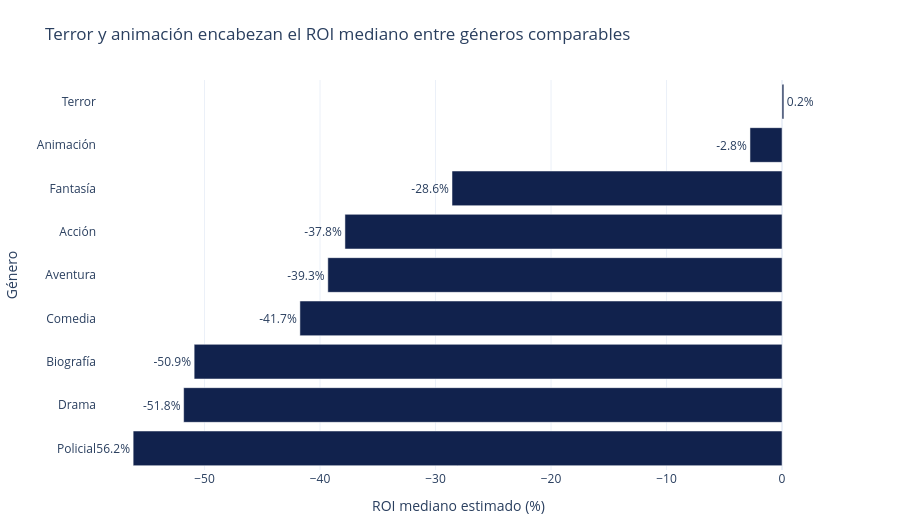

This figure's notebook cell:
### Markdown cell above
## 4.3 Retorno mediano por género

Cada barra muestra el ROI mediano de un género: las barras a la izquierda de 0 % indican que su película típica tuvo un retorno estimado negativo. Ordenamos por valor, no por nombre, y mostramos solo géneros con al menos 30 películas para no destacar resultados basados en muy pocos casos. Al pasar el cursor se ven el tamaño del grupo, su frecuencia de fracaso según 2,5× y el ROI medio de su peor decil; la mediana sola no resume todo el riesgo.

### Code cell
generos_grafico = comparables.sort_values('roi_mediano_pct')

figura_generos = px.bar(
    generos_grafico, x='roi_mediano_pct', y='genero',
    orientation='h', text='roi_mediano_pct',
    hover_data=['peliculas','fracaso_pct','roi_peor_decil_pct'],
    color_discrete_sequence=[AZUL_GRAFICO],
    labels={'roi_mediano_pct':'ROI mediano estimado (%)',
            'genero':'Género',
            'peliculas':'Películas',
            'fracaso_pct':'Fracaso según 2,5× (%)',
            'roi_peor_decil_pct':'ROI medio del peor decil (%)'},
    title='Terror y animación encabezan el ROI mediano entre géneros comparables')
figura_generos.update_traces(texttemplate='%{text:.1f}%',
                             textposition='outside')
figura_generos.update_layout(height=530,
                             margin={'l':90,'r':80,'t':80,'b':60})
figura_generos.show()

print('Géneros mostrados:', len(generos_grafico),
      '| mínimo por género:', MIN_PELICULAS_COMPARABLES)

### Figure 1 — Plotly figure (JSON) as saved in the notebook; plotly's stock layout.template omitted (floating-point values rounded to 4 significant figures)
{"data": [{"customdata": [[384.0, 71.09, -97.26], [829.0, 65.02, -97.96], [306.0, 68.3, -95.56], [1405.0, 62.85, -95.68], [317.0, 61.51, -96.35], [1377.0, 62.82, -93.18], [42.0, 57.14, -96.06], [272.0, 41.91, -89.08], [236.0, 42.8, -92.81]], "hovertemplate": "ROI mediano estimado (%)=%{text}<br>Género=%{y}<br>Películas=%{customdata[0]}<br>Fracaso según 2,5× (%)=%{customdata[1]}<br>ROI medio del peor decil (%)=%{customdata[2]}<extra></extra>", "legendgroup": "", "marker": {"color": "#11224D", "pattern": {"shape": ""}}, "name": "", "orientation": "h", "showlegend": false, "text": [-56.18, -51.81, -50.9, -41.74, -39.32, -37.84, -28.57, -2.778, 0.1551], "textposition": "outside", "texttemplate": "%{text:.1f}%", "type": "bar", "x": [-56.18, -51.81, -50.9, -41.74, -39.32, -37.84, -28.57, -2.778, 0.1551], "xaxis": "x", "y": ["Policial", "Drama", "Biografía", "Comedia", "Aventura", "Acción", "Fantasía", "Animación", "Terror"], "yaxis": "y"}], "layout": {"barmode": "relative", "height": 530, "legend": {"tracegroupgap": 0}, "margin": {"b": 60, "l": 90, "r": 80, "t": 80}, "title": {"text": "Terror y animación encabezan el ROI mediano entre géneros comparables"}, "xaxis": {"anchor": "y", "domain": [0, 1], "title": {"text": "ROI mediano estimado (%)"}}, "yaxis": {"anchor": "x", "domain": [0, 1], "title": {"text": "Género"}}}}
